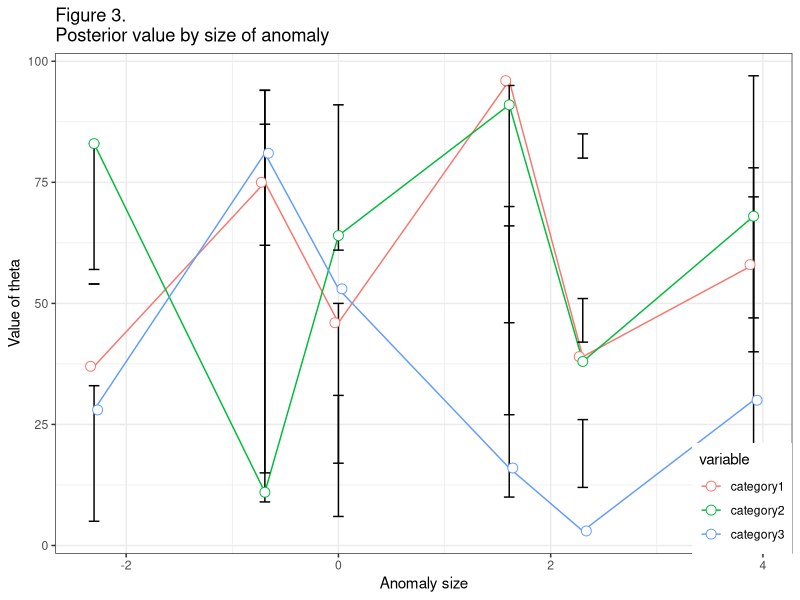

Write R code to recreate this figure.
# http://www.cookbook-r.com/Graphs/Plotting_means_and_error_bars_(ggplot2)/

library(ggplot2)
set.seed(45)

size = c( 0.1, 0.5, 1,5,10,50)
test <- data.frame(abnsize=rep(size, 3), val=sample(1:100, 18), 
                 variable=rep(paste0("category", 1:3), each=6),
                 U = sample(1:100, 18)+1,
                 L = sample(1:100, 18)-1)
test$abnsize <- log(test$abnsize)
str(test)

pd <- position_dodge(0.1) # move them .05 to the left and right

#log 

# plot
ggplot(data = test, aes(x=abnsize, y=val,colour=variable)) + geom_line() +
  geom_errorbar(aes(ymin=L , ymax=U), colour="black", width=.1, position=pd) +
  ggtitle("Figure 3. \nPosterior value by size of anomaly") +
  xlab("Anomaly size") +
  ylab("Value of theta") +
  geom_point(position=pd, size=3, shape=21, fill="white")+
  theme_bw() +
  theme(legend.justification=c(1,0),
        legend.position=c(1,0))